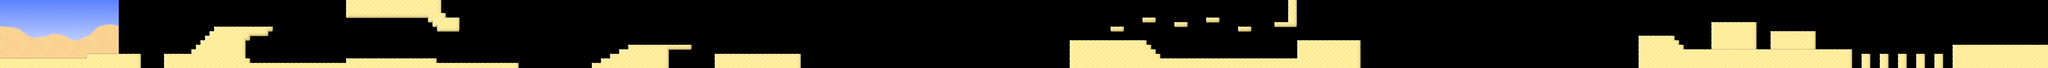

Tiled map render using the project's own tile images. Description and the map definition, with tile-layer contents summarised, below:
An orthogonal 450x15 tile map with 32x32 px tiles, 4 tile layers (Background 2, Background, Main, Main 2), 3 tilesets, 1 image layer and 226 objects (7x bubble, 6x desert-tortoise, 4x coinsand, 3x crystal, 3x candle, ...).

<map version="1.10" tiledversion="1.11.2" orientation="orthogonal" renderorder="right-down" width="450" height="15" tilewidth="32" tileheight="32" infinite="0" nextlayerid="17" nextobjectid="451">
 <properties>
  <property name="Level Creator" value="Sophie Ball" />
  <property name="Level Name" value="Area One" />
  <property name="Music" value="assets/music/tpleveltheme.ogg" />
 </properties>
 <tileset firstgid="1" source="../tilesets/levelTiles.tsx" />
 <tileset firstgid="241" source="../tilesets/creatures.tsx" />
 <tileset firstgid="248" source="../tilesets/items.tsx" />
 <imagelayer id="3" name="Background Image" parallaxx="0.4" repeatx="1">
  <image source="../../images/backgrounds/deserthills.png" width="835" height="480" />
  <properties>
   <property name="offsetX" value="0" />
   <property name="offsetY" value="0" />
  </properties>
 </imagelayer>
 <layer id="5" name="Background 2" width="450" height="15">
  <data>[6750 cells, 0 non-empty, 0 distinct tile ids]</data>
 </layer>
 <layer id="2" name="Background" width="450" height="15">
  <data>[6750 cells, 147 non-empty, 8 distinct tile ids]</data>
 </layer>
 <layer id="1" name="Main" width="450" height="15">
  <data>[6750 cells, 1698 non-empty, 19 distinct tile ids]</data>
 </layer>
 <layer id="6" name="Main 2" width="450" height="15">
  <data>[6750 cells, 0 non-empty, 0 distinct tile ids]</data>
 </layer>
 <objectgroup id="8" name="Objects" />
 <objectgroup id="15" name="Bricks">
  <object id="203" gid="252" x="1664" y="96" width="32" height="32" />
  <object id="204" gid="252" x="1728" y="96" width="32" height="32" />
  <object id="205" type="coinsand" gid="253" x="3200" y="32" width="32" height="32" />
  <object id="206" type="coinsand" gid="253" x="3168" y="32" width="32" height="32" />
  <object id="318" gid="252" x="2624" y="320" width="32" height="32" />
  <object id="319" gid="252" x="2656" y="320" width="32" height="32" />
  <object id="320" gid="252" x="2816" y="320" width="32" height="32" />
  <object id="321" gid="252" x="2912" y="320" width="32" height="32" />
  <object id="322" gid="252" x="704" y="288" width="32" height="32" />
  <object id="326" type="coinsand" gid="253" x="12160" y="64" width="32" height="32" />
  <object id="327" type="coinsand" gid="253" x="12192" y="64" width="32" height="32" />
 </objectgroup>
 <objectgroup id="14" name="Blocks">
  <object id="194" gid="249" x="672" y="288" width="32" height="32" />
  <object id="196" gid="249" x="736" y="288" width="32" height="32" />
  <object id="197" gid="249" x="896" y="288" width="32" height="32" />
  <object id="199" gid="249" x="832" y="288" width="32" height="32" />
  <object id="200" gid="249" x="1632" y="96" width="32" height="32" />
  <object id="201" gid="249" x="1760" y="96" width="32" height="32" />
  <object id="202" gid="249" x="1696" y="96" width="32" height="32" />
  <object id="208" gid="249" x="2560" y="320" width="32" height="32" />
  <object id="209" gid="249" x="2592" y="320" width="32" height="32" />
  <object id="214" gid="249" x="2848" y="320" width="32" height="32" />
  <object id="216" gid="249" x="3776" y="256" width="32" height="32" />
  <object id="217" gid="249" x="4000" y="192" width="32" height="32" />
  <object id="218" gid="249" x="4480" y="224" width="32" height="32" />
  <object id="219" gid="249" x="4512" y="224" width="32" height="32" />
  <object id="223" gid="249" x="4640" y="224" width="32" height="32" />
  <object id="226" gid="249" x="4736" y="224" width="32" height="32" />
  <object id="227" gid="249" x="4768" y="224" width="32" height="32" />
  <object id="228" gid="249" x="5120" y="288" width="32" height="32" />
  <object id="229" gid="249" x="5152" y="288" width="32" height="32" />
  <object id="230" gid="249" x="5184" y="288" width="32" height="32" />
  <object id="231" gid="249" x="5216" y="288" width="32" height="32" />
  <object id="232" gid="249" x="5248" y="288" width="32" height="32" />
  <object id="233" gid="249" x="5504" y="288" width="32" height="32" />
  <object id="234" gid="249" x="5472" y="288" width="32" height="32" />
  <object id="235" gid="249" x="5440" y="288" width="32" height="32" />
  <object id="236" gid="249" x="5408" y="288" width="32" height="32" />
  <object id="237" gid="249" x="5376" y="288" width="32" height="32" />
  <object id="238" gid="249" x="5408" y="160" width="32" height="32" />
  <object id="240" gid="249" x="5472" y="160" width="32" height="32" />
  <object id="241" gid="249" x="5216" y="160" width="32" height="32" />
  <object id="242" gid="249" x="5184" y="160" width="32" height="32" />
  <object id="243" gid="249" x="5152" y="160" width="32" height="32" />
  <object id="246" gid="249" x="5856" y="256" width="32" height="32" />
  <object id="247" gid="249" x="5888" y="256" width="32" height="32" />
  <object id="249" gid="249" x="5824" y="256" width="32" height="32" />
  <object id="250" gid="249" x="6208" y="224" width="32" height="32" />
  <object id="251" gid="249" x="6176" y="224" width="32" height="32" />
  <object id="252" gid="249" x="6240" y="224" width="32" height="32" />
  <object id="253" gid="249" x="6560" y="192" width="32" height="32" />
  <object id="254" gid="249" x="6528" y="192" width="32" height="32" />
  <object id="255" gid="249" x="6592" y="192" width="32" height="32" />
  <object id="256" gid="249" x="6880" y="224" width="32" height="32" />
  <object id="257" gid="249" x="6912" y="224" width="32" height="32" />
  <object id="258" gid="249" x="6944" y="224" width="32" height="32" />
  <object id="259" gid="249" x="7232" y="256" width="32" height="32" />
  <object id="260" gid="249" x="7296" y="256" width="32" height="32" />
  <object id="262" gid="249" x="7264" y="256" width="32" height="32" />
  <object id="263" gid="249" x="7936" y="192" width="32" height="32" />
  <object id="266" gid="249" x="9088" y="320" width="32" height="32" />
  <object id="267" gid="249" x="9056" y="320" width="32" height="32" />
  <object id="268" gid="249" x="9888" y="160" width="32" height="32" />
  <object id="269" gid="249" x="9984" y="160" width="32" height="32" />
  <object id="271" gid="249" x="9920" y="160" width="32" height="32" />
  <object id="272" gid="249" x="10496" y="128" width="32" height="32" />
  <object id="273" gid="249" x="10592" y="128" width="32" height="32" />
  <object id="274" gid="249" x="10560" y="128" width="32" height="32" />
  <object id="275" gid="249" x="10528" y="128" width="32" height="32" />
  <object id="276" gid="249" x="11104" y="224" width="32" height="32" />
  <object id="277" gid="249" x="11200" y="224" width="32" height="32" />
  <object id="278" gid="249" x="11168" y="224" width="32" height="32" />
  <object id="279" gid="249" x="11136" y="224" width="32" height="32" />
  <object id="280" gid="249" x="12096" y="64" width="32" height="32" />
  <object id="281" gid="249" x="12128" y="64" width="32" height="32" />
  <object id="284" gid="249" x="12224" y="64" width="32" height="32" />
  <object id="285" gid="249" x="12256" y="64" width="32" height="32" />
  <object id="286" gid="249" x="12576" y="128" width="32" height="32" />
  <object id="287" gid="249" x="12608" y="128" width="32" height="32" />
  <object id="288" gid="249" x="12640" y="128" width="32" height="32" />
  <object id="289" gid="249" x="12672" y="128" width="32" height="32" />
  </objectgroup>
 <objectgroup id="12" name="Coins">
  <!-- 133 objects omitted --></objectgroup>
 <objectgroup id="13" name="Enemies">
  <!-- 108 objects omitted --></objectgroup>
 <objectgroup id="10" name="Player">
  <!-- 77 objects omitted --></objectgroup>
 <objectgroup id="9" name="Solid">
  <!-- 76 objects omitted --></objectgroup>
 <objectgroup id="11" name="Unisolid">
  <!-- 3 objects omitted --></objectgroup>
 <objectgroup id="16" name="Level">
  <!-- 1 objects omitted --></objectgroup>
</map>
<!-- 146 of 226 objects omitted -->